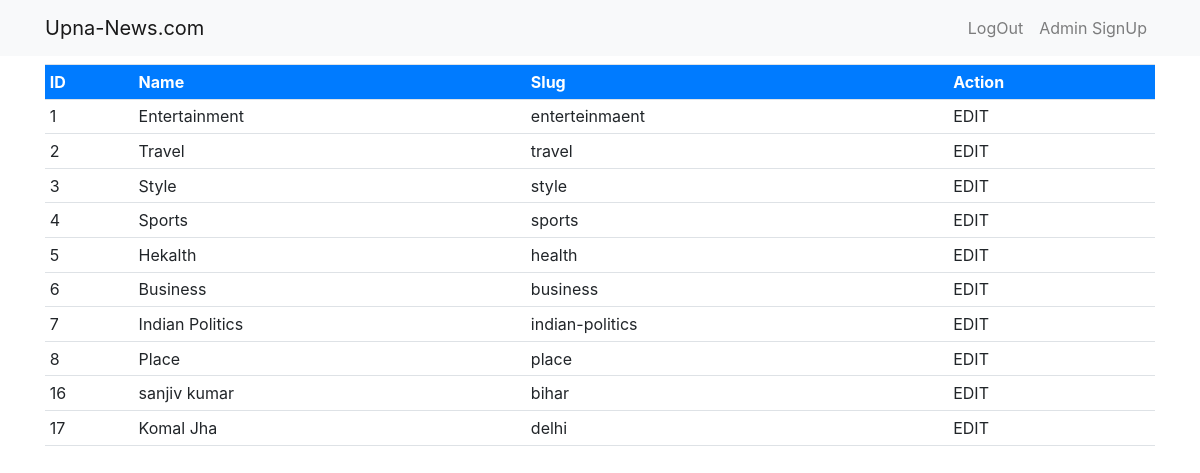
Page /viewcat/ (signed in) on the committed database.
### data/models.py (models this page shows, shortened)
class Category(models.Model):
    name = models.CharField(max_length=40,unique=True)
    slug = models.SlugField()

### data/views.py (the view)
# urls.py: path('viewcat/',viewcat,name='viewcat'),
@login_required(login_url='login')
def viewcat(r):
    context = {
        'cat':Category.objects.all(),
    }
    return render(r,'viewcat.html',context)

### data/templates/viewcat.html
{% extends 'admin.html' %}
{% block content %}
<div class="container">
    <div class="row">
        <div class="col-lg-12 mt-2">
            <table class="table table-sm table-hover">
                <tr class="bg-primary text-white">
                    <th>ID</th>
                    <th>Name</th>
                    <th>Slug</th>
                    <th>Action</th>
                </tr>
                {% for fo in cat %}
                <tr>
                    <td>{{fo.id}}</td>
                    <td>{{fo.name}}</td>
                    <td>{{fo.slug}}</td>
                    <td>EDIT</td>
                </tr>
                {% endfor %}
            </table>
        </div>
{% endblock %}

### rows in the picture
Category: id "1", name "Entertainment", slug "enterteinmaent"
Category: id "2", name "Travel", slug "travel"
Category: id "3", name "Style", slug "style"
Category: id "4", name "Sports", slug "sports"
Category: id "5", name "Hekalth", slug "health"
Category: id "6", name "Business", slug "business"
Category: id "7", name "Indian Politics", slug "indian-politics"
Category: id "8", name "Place", slug "place"
Category: id "16", name "sanjiv kumar", slug "bihar"
Category: id "17", name "Komal Jha", slug "delhi"
